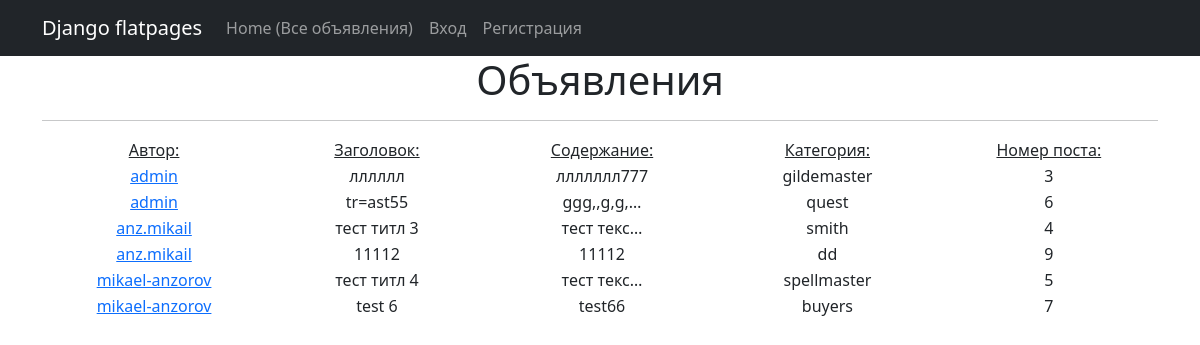
/post/, run on an earlier commit of the app's database.
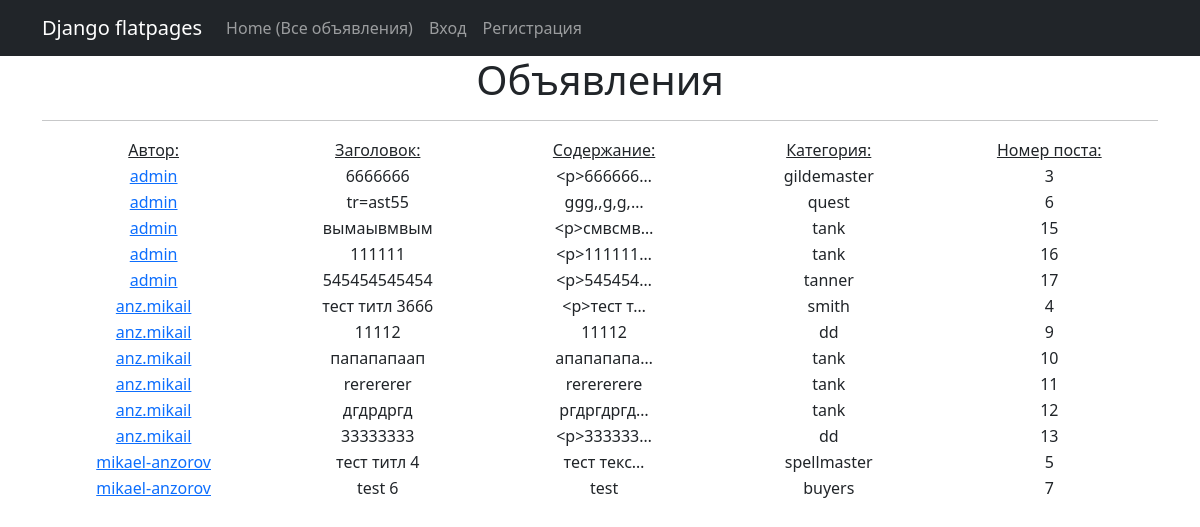
And on a later commit of the database.
### app_01/models.py (models this page shows, shortened)
class Post(models.Model):
    TYPE = (
        ('tank', 'Танки'),
        ('heal', 'Хилы'),
        ('dd', 'ДД'),
        ('buyers', 'Торговцы'),
        ('gildemaster', 'Гилдмастеры'),
        ('quest', 'Квестгиверы'),
        ('smith', 'Кузнецы'),
        ('tanner', 'Кожевники'),
        ('potion', 'Зельевары'),
        ('spellmaster', 'Мастер заклинаний'),
    )
    author = models.ForeignKey(User, on_delete=models.CASCADE)
    title = models.CharField(max_length=20)
    text = RichTextUploadingField(null=True, config_name='default',)
    category = models.CharField(max_length=20, choices=TYPE, default='tank')

### app_01/views.py (the view)
# urls.py: path('post/', PostList.as_view(), name='post'),
class PostList(ListView):
    model = Post
    ordering = 'author'
    template_name = 'post.html'
    context_object_name = 'post'

### templates/post.html (shortened to what this page needs)
{% extends 'flatpages/default.html' %}
{% block content %}
<h1>Объявления</h1>
   <hr>
   {% if post %}
    <table style="margin-left: 1px; margin-rith: ;">
        <tr>
               <td style="width: 200px"><u>Автор:</u></td>
               <td style="width: 200px"><u>Заголовок:</u></td>
               <td style="width: 200px"><u>Содержание:</u></td>
               <td style="width: 200px"><u>Категория:</u></td>
               <td style="width: 200px"><u>Номер поста:</u></td>
           </tr>
           {% for new in post %}
           <tr>
               <td style="width: 250px"><a href={% url 'post_id' new.id%} >{{new.author}}</a></td>
               <td style="width: 250px">{{new.title}}</td>
               <td style="width: 250px">{{new.text|truncatechars:10}}</td>
               <td style="width: 250px">{{new.category}}</td>
               <td style="width: 250px">{{new.id}}</td>
           </tr>
           {% endfor %}
    </table>
   {% else %}
       <h2>Публикаций нет!</h2>
   {% endif %}
{% endblock content %}

What changed in the data, as far as the page shows it:
changed Post "gildemaster": title "лллллл" → "6666666"; text "ллллллл777" → "<p>666666…"
added Post: author "admin", title "вымаывмвым", text "<p>смвсмв…", category "tank", id "15"
added Post: author "admin", title "111111", text "<p>111111…", category "tank", id "16"
added Post: author "admin", title "545454545454", text "<p>545454…", category "tanner", id "17"
changed Post "smith": title "тест титл 3" → "тест титл 3666"; text "тест текс…" → "<p>тест т…"
added Post: author "anz.mikail", title "папапапаап", text "апапапапа…", category "tank", id "10"
added Post: author "anz.mikail", title "rerererer", text "rerererere", category "tank", id "11"
added Post: author "anz.mikail", title "дгдрдргд", text "ргдргдргд…", category "tank", id "12"
added Post: author "anz.mikail", title "33333333", text "<p>333333…", category "dd", id "13"
changed Post "test 6": text "test66" → "test"
